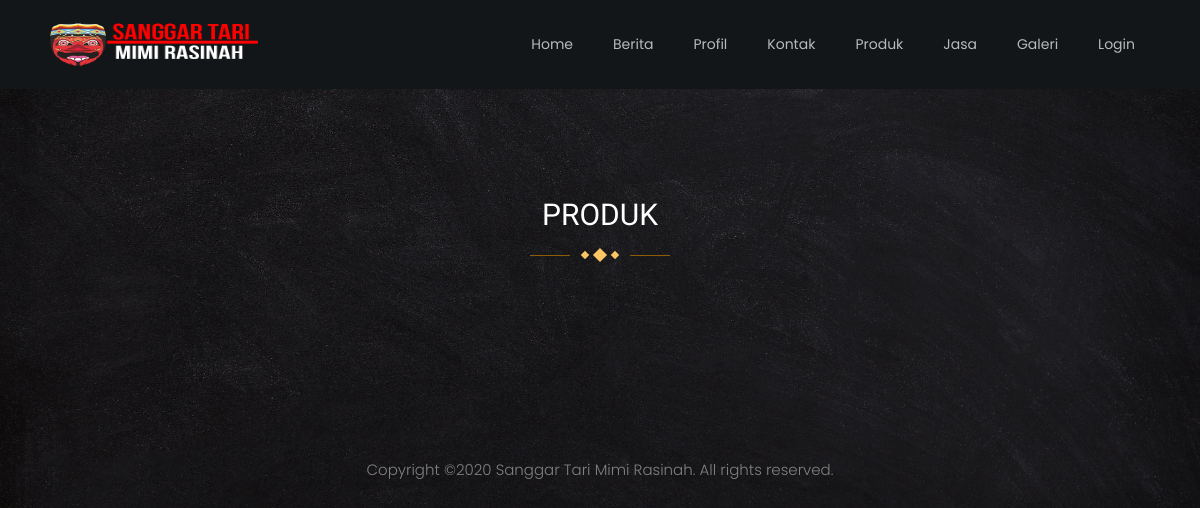
Page /mimirasinah/index.php/home/produk on the earlier database version.
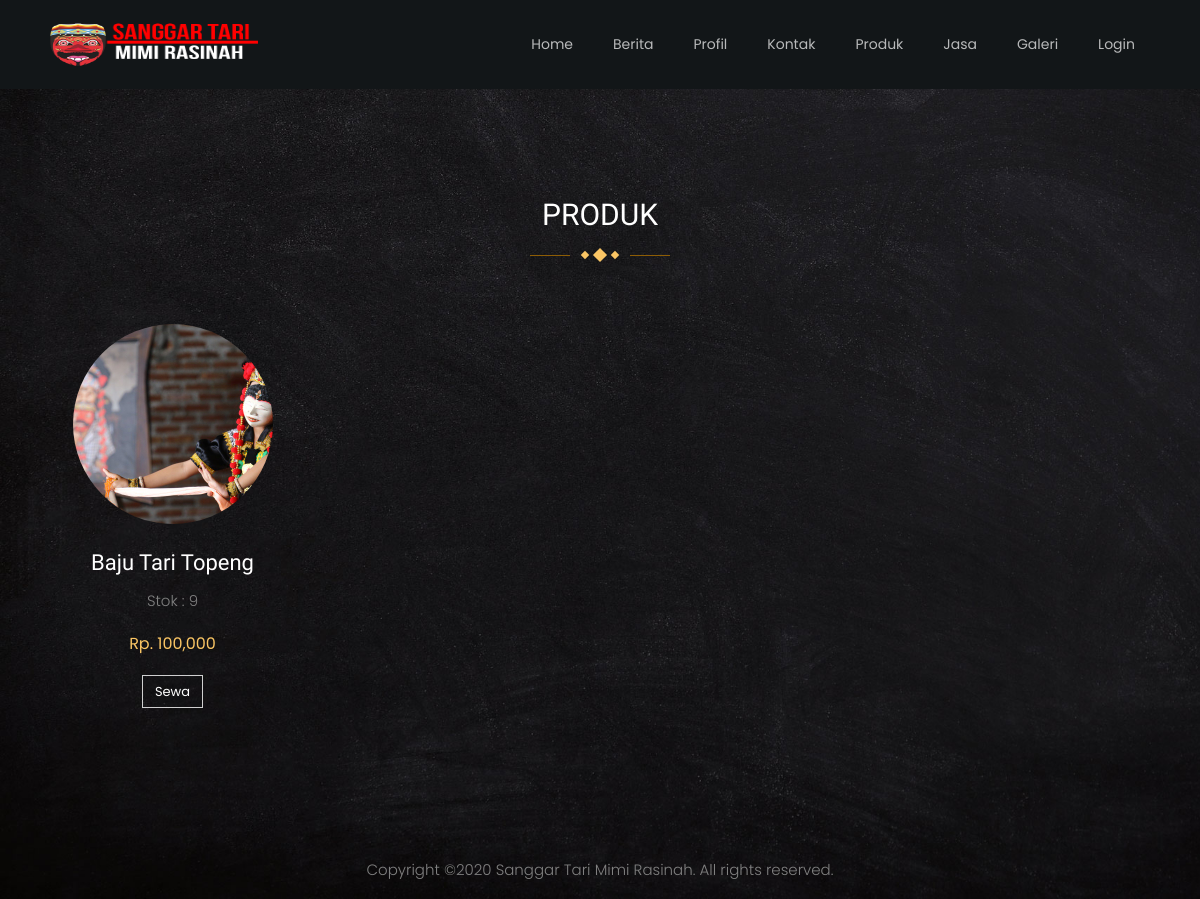
Same page on the later database version.
### tables this page shows
CREATE TABLE `produk` (
  `id_produk` int(11) NOT NULL,
  `judul` varchar(255) NOT NULL,
  `stok` int(11) NOT NULL,
  `harga` int(11) NOT NULL,
  `foto` varchar(255) NOT NULL,
  `tglinput` date NOT NULL
);

### mimirasinah/application/controllers/Home.php (called while the page is built, shortened)
<?php
class Home extends CI_Controller {
	function __construct()
    {
		$this->load->model('Agenda_model');
		$this->load->model('User_model');
        $this->load->library('form_validation');
    }
	public function produk(){
		$data = array("container" => "user/produk", "footer" => "user/footer", "nav" => "user/nav");
		$this->load->view("user/template", $data);
	}
}

### mimirasinah/index.php (called while the page is built, shortened)
<?php
require_once BASEPATH.'core/CodeIgniter.php';

### mimirasinah/application/views/user/produk.php (the view)
<section class="ftco-section">
    	<div class="container">
    		<div class="row justify-content-center mb-5 pb-3">
          <div class="col-md-7 heading-section ftco-animate text-center">
            <h2 class="mb-4">Produk</h2>
            <p class="flip"><span class="deg1"></span><span class="deg2"></span><span class="deg3"></span></p>
          </div>
        </div>
    		<div class="row">
			<?php
					$hasil= $this->db->query("SELECT * from produk");
					foreach($hasil->result() as $produk){
					?>
    			<div class="col-md-3 text-center ftco-animate">
      			<div class="menu-wrap">
      				<a href="#" class="menu-img img mb-4" style="background-image: url(<?php echo base_url(); ?>user/produk_dan_jasa/<?php echo $produk->foto; ?>);"></a>
      				<div class="text">
      					<h3><a href="#"><?php echo $produk->judul?></a></h3>
      					<p>Stok : <?php echo $produk->stok?></p>
      					<p class="price"><span><?php echo 'Rp. '.number_format($produk->harga)?></span></p>
      					<p><a href="<?php echo site_url() ?>login" class="btn btn-white btn-outline-white">Sewa</a></p>
      				</div>
      			</div>
			  </div>
			  <?php
					}
		?>
    		</div>
    	</div>
    </section>

### mimirasinah/application/views/user/template.php (shortened to what this page needs)
<!DOCTYPE html>
<html lang="en">
  <head>
    <link rel="stylesheet" href="<?php echo base_url(); ?>user/css/open-iconic-bootstrap.min.css">
    <link rel="stylesheet" href="<?php echo base_url(); ?>user/css/animate.css">
    <link rel="stylesheet" href="<?php echo base_url(); ?>user/css/owl.carousel.min.css">
    <link rel="stylesheet" href="<?php echo base_url(); ?>user/css/owl.theme.default.min.css">
    <link rel="stylesheet" href="<?php echo base_url(); ?>user/css/magnific-popup.css">
    <link rel="stylesheet" href="<?php echo base_url(); ?>user/css/aos.css">
    <link rel="stylesheet" href="<?php echo base_url(); ?>user/css/ionicons.min.css">
    <link rel="stylesheet" href="<?php echo base_url(); ?>user/css/bootstrap-datepicker.css">
    <link rel="stylesheet" href="<?php echo base_url(); ?>user/css/jquery.timepicker.css">
    <link rel="stylesheet" href="<?php echo base_url(); ?>user/css/flaticon.css">
    <link rel="stylesheet" href="<?php echo base_url(); ?>user/css/icomoon.css">
    <link rel="stylesheet" href="<?php echo base_url(); ?>user/css/style.css">
  </head>
  <body>
  <?php $this->load->view($nav) ?>
  <?php $this->load->view($container) ?>
  <?php $this->load->view($footer) ?>
  </body>
</html>

### mimirasinah/application/views/user/nav.php (shortened to what this page needs)
<nav class="navbar navbar-expand-lg navbar-dark ftco_navbar bg-dark ftco-navbar-light" id="ftco-navbar">
	    <div class="container">
		      <a class="navbar-brand" href="index.html"><img src="<?php echo base_url('user/logo/logo.png'); ?>" class="logo logo-scrolled" alt="" style="width:220px;height:45px;"></a>
	      <div class="collapse navbar-collapse" id="ftco-nav">
	        <ul class="navbar-nav ml-auto">
	          <li class="nav-item"><a href="<?php echo site_url() ?>" class="nav-link">Home</a></li>
	          <li class="nav-item"><a href="<?php echo site_url() ?>berita" class="nav-link">Berita</a></li>
	          <li class="nav-item"><a href="<?php echo site_url() ?>profil" class="nav-link">Profil</a></li>
	          <li class="nav-item"><a href="<?php echo site_url() ?>kontak" class="nav-link">Kontak</a></li>
              <li class="nav-item"><a href="<?php echo site_url() ?>produk" class="nav-link">Produk</a></li>
	          <li class="nav-item"><a href="<?php echo site_url() ?>jasa" class="nav-link">Jasa</a></li>
              <li class="nav-item"><a href="<?php echo site_url() ?>galeri" class="nav-link">Galeri</a></li>
	          <li class="nav-item"><a href="<?php echo site_url() ?>login" class="nav-link">Login</a></li>
	        </ul>
	      </div>
		  </div>
	  </nav>

### mimirasinah/application/views/user/footer.php
<footer>
<div class="copyright">
  <div class="container">
    <div class="row">
      <div class="col-md-12 text-center">
        <br>
        <p>
    Copyright &copy;<script>document.write(new Date().getFullYear());</script> Sanggar Tari Mimi Rasinah. All rights reserved.</a>
    </p>
      </div>
    </div>
  </div>
</div>
</footer>

Differences in the rows shown:
added produk: foto (picture), judul "Baju Tari Topeng", stok "9", harga "100,000"
